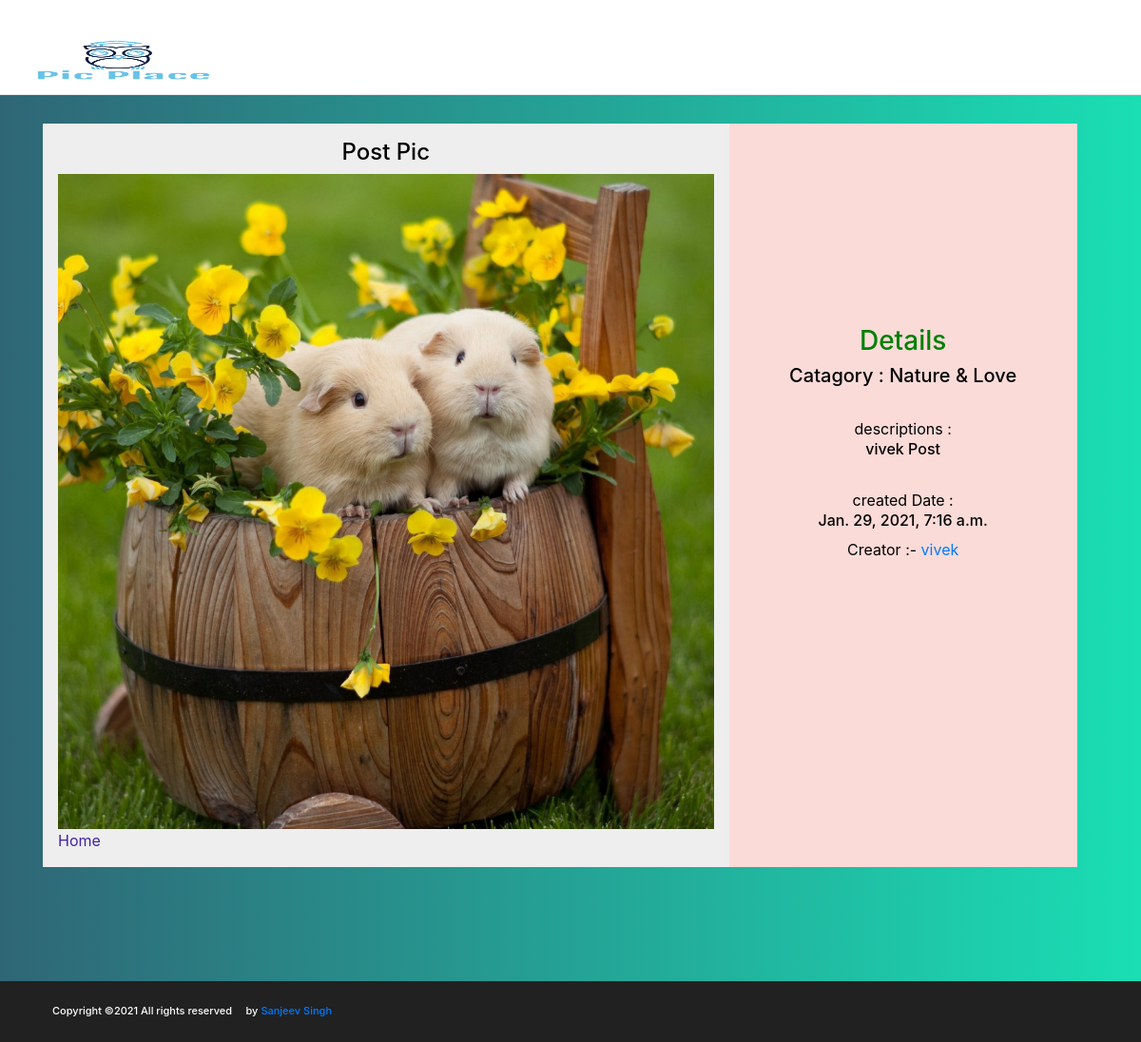
The app's page /imageapp/viewpost/5 with its own data.
### imageapp/models.py (models this page shows)
class PostImage(models.Model):
	descriptions = models.CharField(max_length=200)
	catagory = models.ForeignKey(to=Catagory,on_delete = models.CASCADE)
	uploaded_by = models.ForeignKey(to=User,on_delete=models.CASCADE,null=True, blank=True)
	image = models.ImageField(upload_to='images//')
	cr_date = models.DateTimeField(auto_now_add=True)

class Catagory(models.Model):
	des = models.TextField()
	title = models.CharField(max_length=20)
	def __str__(self):
		return self.title

### imageapp/views.py (the view)
# urls.py: path('viewpost/<int:i_d>',views.viewpost),
def viewpost(request,i_d):
	posts = PostImage.objects.get(pk=i_d)
	return render(request,'viewPost.html',{'posts':posts})

### templates/viewPost.html (shortened to what this page needs)
<!doctype html>
<html lang="en">
  <head>
  <link rel="stylesheet" href="/static/css/bootstrap.min.css"/>
  <link rel="stylesheet" href="/static/css/font-awesome.min.css"/>
  <link rel="stylesheet" href="/static/css/magnific-popup.css"/>
  <link rel="stylesheet" href="/static/css/slicknav.min.css"/>
  <link rel="stylesheet" href="/static/css/owl.carousel.min.css"/>
  <link rel="stylesheet" href="/static/css/style.css"/>
    <link rel="stylesheet" href="https://stackpath.bootstrapcdn.com/bootstrap/4.5.0/css/bootstrap.min.css">
    <link rel="stylesheet" href="/static/css/style.css"/>
  </head>
<link href="//maxcdn.bootstrapcdn.com/bootstrap/4.1.1/css/bootstrap.min.css" rel="stylesheet" id="bootstrap-css">
    <header id = "hd" class="header-section hs-bd">
        <a  href="/" class="site-logo"><img id="ic" src="/media/need/logo.png" alt="logo"></a>
        <div class="header-controls">
            <button class="nav-switch-btn"><i class="fa fa-bars"></i></button>
            <button class="search-btn"><i class="fa fa-search"></i></button>
        </div>
    </header>
<header class="header">
    <div class="container" style="border-radius: 1rem;">
        <div class="profile-head">
            <h4 style="text-align:center">Post Pic</h4>
                <div class="post-img">
                  <div id="st" class="portfolio-item set-bg" data-setbg="/media/{{posts.image}}"></div>
                </div>
            <a href="/imageapp/home/" class="linkk">Home</a>
        </div>
        <div style="background-color:#FADBD8 ;text-align:center">
          <h3 style="color:green;">Details</h3>
          <h5 style="color:darkblack;">Catagory : {{posts.catagory}}</h5><br>
           descriptions : <h6>{{posts.descriptions}}</h6> <br>
            created Date : <h6>{{posts.cr_date}}</h6>
            <div class="row">
                    <div class="col-md-12">
                  Creator :- <a style="max-width:8px;" href="/imageapp/viewprofile/{{posts.uploaded_by.id}}">{{posts.uploaded_by}}</a>
                  <br>
                    </div>
            </div>
            <div id="con" class="row">
                <div class="col-md-6">
                </div>
            </div>
        </div>
</div>
<div style="padding-top:90px;">
</div>
  <footer class="footer-section">
    <div class="container-fluid">
      <div class="row">
        <div class="col-md-6 order-1 order-md-2">
          <div class="footer-social-links">
            <a href=""><i class="fa fa-facebook"></i></a>
            <a href=""><i class="fa fa-twitter"></i></a>
          </div>
        </div>
        <div class="col-md-6 order-2 order-md-1">
          <div class="copyright">
Copyright &copy;<script>document.write(new Date().getFullYear());</script> All rights reserved <i class="fa fa-heart-o" aria-hidden="true"></i> by <a href="#" target="_blank">Sanjeev Singh</a>
        </div>
        </div>
      </div>
    </div>
  </footer>
</body>
</html>

### static/css/style.css (style rules this page uses)
html, body { height: 100%; font-family: "Poppins", sans-serif; -webkit-font-smoothing: antialiased; font-smoothing: antialiased; }
h1, h2, h3, h4, h5, h6 { margin: 0; color: #212121; font-weight: 500; }
h3 { font-size: 30px; }
h4 { font-size: 24px; }
h5 { font-size: 18px; }
h6 { font-size: 16px; }
img { max-width: 100%; }
.set-bg { background-repeat: no-repeat; background-size: cover; background-position: top center; }
.header-section { padding-top: 15px; padding-bottom: 27px; position: relative; z-index: 99; }
.header-section.hs-bd { clear: both; border-bottom: 1px solid #e8e8e8; }
.site-logo { display: inline-block; padding-top: 18px; padding-left: 80px; }
.header-controls { float: right; padding: 16px 25px 0 50px; }
.header-controls button { background: transparent; border: none; font-size: 19px; }
.header-controls button.nav-switch-btn { font-size: 21px; margin-right: 25px; }
.footer-section { background: #212121; padding: 19px 40px; }
.copyright { color: #fff; font-size: 11px; font-weight: 500; padding: 4px 0; }
.footer-social-links { text-align: right; }
.footer-social-links a { display: inline-block; color: #fff; font-size: 17px; margin-left: 40px; }
.portfolio-item { min-height: 100%; display: block; }
@media (min-width: 1200px) { .container { max-width: 1176px; } }
@media (max-width: 1270px) { .site-logo { padding-left: 30px; } }

### templates/viewPost.html (style rules this page uses)
.linkk { color: #42a; }
.header { max-height: 900px; width: 100%; color: black; background-size: cover; }
.container { padding: 10px; margin: 20px; border-radius: 0.5rem; align-content: center; display: grid; grid-template-columns: 65% 33%; grid-auto-rows: minmax(100px,auto) }
.profile-head { display: inline-grid; align-content: center; }
.container > div { align-content: center; background: #fff; padding: 1em; }
.container > div:nth-child(odd) { background: #eee; align-content: center; }
#ic { height: 60px; width: 200px; }
#hd { height: 100px; background-color: white; }
#con { max-margin-left: 50px; max-margin-right: 50px; padding: 5px; margin-top:100px; }

### records on screen
PostImage: catagory "Nature & Love", descriptions "vivek Post", cr_date "Jan. 29, 2021, 7:16 a.m.", uploaded_by "vivek"
